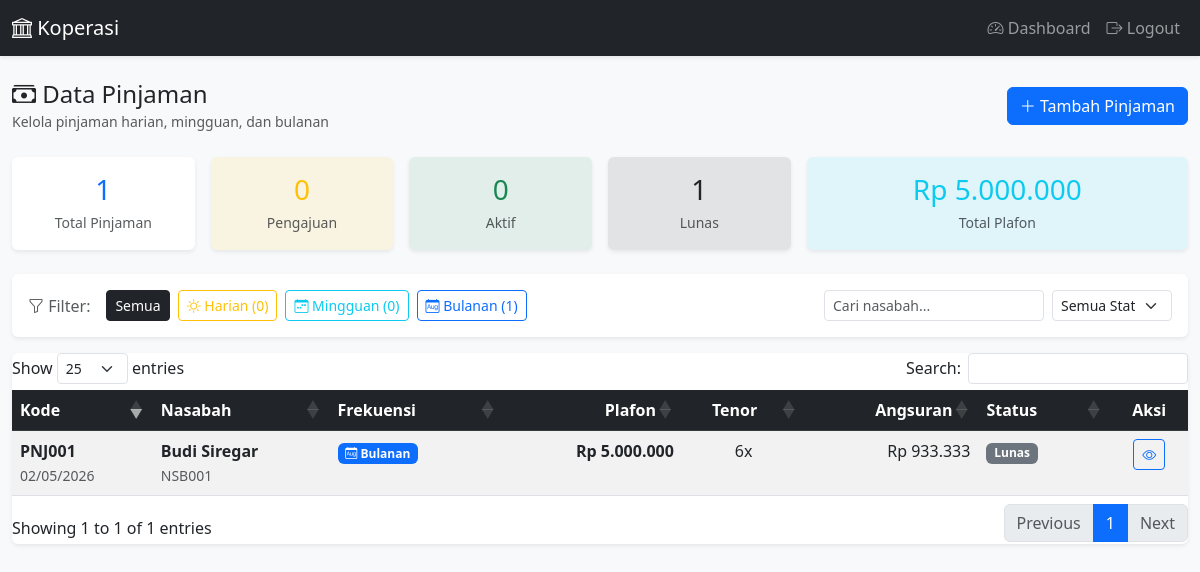
The page /pages/pinjaman/index_compact.php (signed in) on the database its author committed.
### tables this page shows
CREATE TABLE `ref_frekuensi_angsuran` (
  `id` int(11) NOT NULL AUTO_INCREMENT,
  `kode` varchar(20) NOT NULL,
  `nama` varchar(50) NOT NULL,
  `hari_per_periode` int(11) NOT NULL COMMENT 'Jumlah hari dalam satu periode',
  `tenor_default` int(11) NOT NULL COMMENT 'Tenor default untuk frekuensi ini',
  `tenor_min` int(11) NOT NULL COMMENT 'Tenor minimum',
  `tenor_max` int(11) NOT NULL COMMENT 'Tenor maximum',
  `urutan_tampil` int(11) DEFAULT 0,
  `status` enum('aktif','nonaktif') DEFAULT 'aktif',
  `created_at` timestamp NOT NULL DEFAULT current_timestamp(),
  `updated_at` timestamp NOT NULL DEFAULT current_timestamp() ON UPDATE current_timestamp(),
  PRIMARY KEY (`id`),
  UNIQUE KEY `kode` (`kode`),
  KEY `idx_status` (`status`),
  KEY `idx_urutan` (`urutan_tampil`)
);

CREATE TABLE `pinjaman` (
  `id` int(11) NOT NULL AUTO_INCREMENT,
  `cabang_id` int(11) DEFAULT 1,
  `frekuensi_id` int(11) DEFAULT NULL,
  `produk_pinjaman_id` int(11) DEFAULT NULL,
  `kode_pinjaman` varchar(20) NOT NULL,
  `nasabah_id` int(11) NOT NULL,
  `plafon` decimal(12,2) NOT NULL,
  `tenor` int(11) NOT NULL COMMENT 'Tenor: harian (max 100), mingguan (max 52), bulanan (max 12)',
  `bunga_per_bulan` decimal(5,2) NOT NULL,
  `total_bunga` decimal(12,2) NOT NULL,
  `total_pembayaran` decimal(12,2) NOT NULL,
  `angsuran_pokok` decimal(12,2) NOT NULL,
  `angsuran_bunga` decimal(12,2) NOT NULL,
  `angsuran_total` decimal(12,2) NOT NULL,
  `tanggal_akad` date NOT NULL,
  `tanggal_jatuh_tempo` date NOT NULL,
  `tujuan_pinjaman` text DEFAULT NULL,
  `jaminan` text DEFAULT NULL,
  `jaminan_tipe` enum('tanpa','bpkb','shm','ajb','tabungan') DEFAULT 'tanpa',
  `jaminan_nilai` decimal(12,0) DEFAULT NULL,
  `jaminan_dokumen` varchar(255) DEFAULT NULL,
  `jaminan_status` enum('aktif','dilepas','terjual','hilang') DEFAULT 'aktif',
  `status` enum('pengajuan','disetujui','aktif','lunas','ditolak','macet') NOT NULL DEFAULT 'pengajuan',
  `pinjaman_induk_id` int(11) DEFAULT NULL COMMENT 'ID pinjaman lama (jika ini adalah restrukturisasi/refinancing)',
  `is_restrukturisasi` tinyint(1) NOT NULL DEFAULT 0,
  `sisa_pokok_berjalan` decimal(12,2) DEFAULT NULL COMMENT 'Sisa pokok real-time (diupdate saat bayar)',
  `total_denda_terhutang` decimal(12,2) NOT NULL DEFAULT 0.00,
  `tanggal_lunas_awal` date DEFAULT NULL COMMENT 'Target lunas original sebelum reschedule',
  `approved_by` int(11) DEFAULT NULL COMMENT 'User yang menyetujui pinjaman',
  `approved_at` datetime DEFAULT NULL,
  `rejected_by` int(11) DEFAULT NULL,
  `rejected_at` datetime DEFAULT NULL,
  `rejection_reason` text DEFAULT NULL,
  `override_pinjaman_aktif` tinyint(1) NOT NULL DEFAULT 0 COMMENT 'Jika 1: bos/manager override larangan pinjaman ganda',
  `override_oleh` int(11) DEFAULT NULL,
  `override_alasan` text DEFAULT NULL,
  `tanggal_lunas` date DEFAULT NULL,
  `auto_confirmed` tinyint(1) DEFAULT 0,
  `auto_confirmed_at` timestamp NULL DEFAULT NULL,
  `auto_confirmed_by` int(11) DEFAULT NULL,
  `petugas_id` int(11) NOT NULL,
  `created_at` timestamp NOT NULL DEFAULT current_timestamp(),
  `updated_at` timestamp NOT NULL DEFAULT current_timestamp() ON UPDATE current_timestamp(),
  `kolektibilitas` tinyint(1) DEFAULT 1 COMMENT '1=Lancar,2=DPK,3=KurangLancar,4=Diragukan,5=Macet',
  `hari_tunggakan` int(11) DEFAULT 0,
  PRIMARY KEY (`id`),
  UNIQUE KEY `kode_pinjaman` (`kode_pinjaman`),
  KEY `petugas_id` (`petugas_id`),
  KEY `idx_pinjaman_nasabah` (`nasabah_id`),
  KEY `idx_pinjaman_cabang_status` (`status`),
  KEY `idx_pinjaman_nasabah_status` (`nasabah_id`,`status`),
  KEY `auto_confirmed_by` (`auto_confirmed_by`),
  KEY `idx_pinjaman_frekuensi_status` (`status`),
  KEY `idx_pinjaman_status` (`status`),
  KEY `idx_pinjaman_petugas` (`petugas_id`),
  KEY `idx_pinjaman_tanggal_jatuh_tempo` (`tanggal_jatuh_tempo`),
  KEY `idx_pinjaman_status_jatuh_tempo` (`status`,`tanggal_jatuh_tempo`),
  KEY `fk_pinjaman_produk` (`produk_pinjaman_id`),
  KEY `fk_pinjaman_frekuensi` (`frekuensi_id`),
  CONSTRAINT `fk_pinjaman_frekuensi` FOREIGN KEY (`frekuensi_id`) REFERENCES `ref_frekuensi_angsuran` (`id`) ON DELETE NO ACTION ON UPDATE CASCADE,
  CONSTRAINT `fk_pinjaman_nasabah` FOREIGN KEY (`nasabah_id`) REFERENCES `nasabah` (`id`) ON DELETE NO ACTION ON UPDATE CASCADE,
  CONSTRAINT `fk_pinjaman_produk` FOREIGN KEY (`produk_pinjaman_id`) REFERENCES `ref_produk_pinjaman` (`id`) ON DELETE NO ACTION ON UPDATE CASCADE,
  CONSTRAINT `pinjaman_ibfk_2` FOREIGN KEY (`nasabah_id`) REFERENCES `nasabah` (`id`),
  CONSTRAINT `pinjaman_ibfk_3` FOREIGN KEY (`petugas_id`) REFERENCES `users` (`id`),
  CONSTRAINT `pinjaman_ibfk_4` FOREIGN KEY (`auto_confirmed_by`) REFERENCES `users` (`id`) ON DELETE SET NULL
);

CREATE TABLE `nasabah` (
  `id` int(11) NOT NULL AUTO_INCREMENT,
  `cabang_id` int(11) DEFAULT 1,
  `owner_bos_id` int(10) unsigned DEFAULT NULL COMMENT 'Bos pemilik data nasabah ini',
  `kode_nasabah` varchar(20) NOT NULL,
  `nama` varchar(100) NOT NULL,
  `nama_ayah` varchar(100) DEFAULT NULL,
  `nama_ibu` varchar(100) DEFAULT NULL,
  `alamat` text DEFAULT NULL,
  `alamat_rumah` text DEFAULT NULL,
  `province_id` int(10) unsigned DEFAULT NULL,
  `regency_id` int(10) unsigned DEFAULT NULL,
  `district_id` int(10) unsigned DEFAULT NULL,
  `village_id` int(10) unsigned DEFAULT NULL,
  `hubungan_keluarga` text DEFAULT NULL,
  `ktp` varchar(16) NOT NULL,
  `telp` varchar(15) NOT NULL,
  `email` varchar(100) DEFAULT NULL,
  `jenis_usaha` varchar(50) DEFAULT NULL,
  `lokasi_pasar` varchar(100) DEFAULT NULL,
  `foto_ktp` varchar(255) DEFAULT NULL,
  `foto_selfie` varchar(255) DEFAULT NULL,
  `referensi_nasabah_id` int(11) DEFAULT NULL,
  `db_orang_user_id` int(11) DEFAULT NULL,
  `db_orang_address_id` int(11) DEFAULT NULL,
  `status` enum('aktif','nonaktif','blacklist') NOT NULL DEFAULT 'aktif',
  `blacklist_reason` text DEFAULT NULL,
  `skor_risiko_keluarga` int(11) DEFAULT 0,
  `catatan_risiko` text DEFAULT NULL,
  `skor_kredit` int(11) NOT NULL DEFAULT 100 COMMENT 'Skor kredit internal 0-100. Turun jika telat, naik jika tepat waktu',
  `platform_blacklist` tinyint(1) NOT NULL DEFAULT 0 COMMENT 'Blacklist platform-wide oleh appOwner (lintas koperasi)',
  `total_pinjaman_aktif` int(11) NOT NULL DEFAULT 0 COMMENT 'Cache: jumlah pinjaman aktif (di koperasi ini)',
  `created_at` timestamp NOT NULL DEFAULT current_timestamp(),
  `updated_at` timestamp NOT NULL DEFAULT current_timestamp() ON UPDATE current_timestamp(),
  `tanggal_meninggal` date DEFAULT NULL COMMENT 'Jika nasabah meninggal dunia',
  `penjamin_id` int(11) DEFAULT NULL COMMENT 'ID ahli waris yang menjadi penjamin pinjaman',
  PRIMARY KEY (`id`),
  UNIQUE KEY `kode_nasabah` (`kode_nasabah`),
  UNIQUE KEY `idx_nasabah_email` (`email`),
  UNIQUE KEY `uk_nasabah_ktp_koperasi` (`ktp`,`owner_bos_id`),
  KEY `idx_nasabah_ktp` (`ktp`),
  KEY `idx_referensi_nasabah` (`referensi_nasabah_id`),
  KEY `idx_nasabah_cabang_status` (`status`),
  KEY `idx_province_id` (`province_id`),
  KEY `idx_regency_id` (`regency_id`),
  KEY `idx_district_id` (`district_id`),
  KEY `idx_village_id` (`village_id`),
  KEY `idx_db_orang_user` (`db_orang_user_id`),
  KEY `idx_db_orang_address` (`db_orang_address_id`),
  KEY `idx_nasabah_cabang` (`cabang_id`),
  KEY `idx_nasabah_owner_bos` (`owner_bos_id`),
  KEY `idx_nasabah_status` (`status`),
  KEY `idx_nasabah_platform_blacklist` (`platform_blacklist`),
  CONSTRAINT `fk_nasabah_cabang` FOREIGN KEY (`cabang_id`) REFERENCES `cabang` (`id`) ON DELETE SET NULL ON UPDATE CASCADE,
  CONSTRAINT `fk_nasabah_db_orang_address` FOREIGN KEY (`db_orang_address_id`) REFERENCES `db_orang`.`addresses` (`id`) ON DELETE SET NULL ON UPDATE CASCADE,
  CONSTRAINT `fk_nasabah_db_orang_user` FOREIGN KEY (`db_orang_user_id`) REFERENCES `db_orang`.`people` (`id`) ON DELETE SET NULL ON UPDATE CASCADE,
  CONSTRAINT `fk_nasabah_referensi` FOREIGN KEY (`referensi_nasabah_id`) REFERENCES `nasabah` (`id`) ON DELETE SET NULL ON UPDATE CASCADE
);

### pages/pinjaman/index_compact.php (the view, shortened to what the rows shown need)
<?php
require_once BASE_PATH . '/includes/functions.php';
$search = $_GET['search'] ?? '';
$frekuensi_filter = $_GET['frekuensi'] ?? '';
$where = ["1=1"];
$params = [];
$where_clause = "WHERE " . implode(" AND ", $where);
$pinjaman = query("
    SELECT p.*, n.nama, n.telp, n.kode_nasabah, n.alamat
    FROM pinjaman p
    JOIN nasabah n ON p.nasabah_id = n.id
    $where_clause
    ORDER BY p.created_at DESC
", $params);
$stats_result = query("
    SELECT
        COUNT(*) as total,
        SUM(CASE WHEN status = 'pengajuan' THEN 1 ELSE 0 END) as pengajuan,
        SUM(CASE WHEN status = 'disetujui' THEN 1 ELSE 0 END) as disetujui,
        SUM(CASE WHEN status = 'aktif' THEN 1 ELSE 0 END) as aktif,
        SUM(CASE WHEN status = 'lunas' THEN 1 ELSE 0 END) as lunas,
        SUM(CASE WHEN frekuensi_id = 1 THEN 1 ELSE 0 END) as count_harian,
        SUM(CASE WHEN frekuensi_id = 2 THEN 1 ELSE 0 END) as count_mingguan,
        SUM(CASE WHEN frekuensi_id = 3 THEN 1 ELSE 0 END) as count_bulanan,
        SUM(plafon) as total_plafon
    FROM pinjaman
");
$stats = is_array($stats_result) && isset($stats_result[0]) ? $stats_result[0] : [
    'total' => 0, 'pengajuan' => 0, 'disetujui' => 0, 'aktif' => 0, 'lunas' => 0,
    'count_harian' => 0, 'count_mingguan' => 0, 'count_bulanan' => 0, 'total_plafon' => 0
];
function getFrekuensiBadge($frek_id) {
    $frek = $frek_id ?? 3;
    $label = getFrequencyLabel($frek);
    $code = getFrequencyCode($frek);
    $icon = 'calendar-month';
    $class = 'primary';
    return "<span class=\"badge bg-{$class}\"><i class=\"bi bi-{$icon}\"></i> {$label}</span>";
}
function getStatusBadge($status) {
    $badges = [
        'pengajuan' => '<span class="badge bg-secondary">Pengajuan</span>',
        'disetujui' => '<span class="badge bg-success">Disetujui</span>',
        'aktif' => '<span class="badge bg-primary">Aktif</span>',
        'lunas' => '<span class="badge bg-dark">Lunas</span>',
        'ditolak' => '<span class="badge bg-danger">Ditolak</span>'
    ];
    return $badges[$status] ?? '<span class="badge bg-secondary">' . ucfirst($status) . '</span>';
}
?>
<!DOCTYPE html>
<html lang="id">
<head>
    <link href="https://cdn.jsdelivr.net/npm/bootstrap@5.3.0/dist/css/bootstrap.min.css" rel="stylesheet">
    <link href="https://cdn.jsdelivr.net/npm/bootstrap-icons@1.10.0/font/bootstrap-icons.css" rel="stylesheet">
    <link rel="stylesheet" href="https://cdn.datatables.net/1.13.6/css/dataTables.bootstrap5.min.css">
    <link rel="stylesheet" href="https://cdn.jsdelivr.net/npm/select2@4.1.0-rc.0/dist/css/select2.min.css">
    <link rel="stylesheet" href="https://cdn.jsdelivr.net/npm/select2-bootstrap-5-theme@1.3.0/dist/select2-bootstrap-5-theme.min.css">
    <link rel="stylesheet" href="https://cdn.jsdelivr.net/npm/flatpickr@4.6.13/dist/flatpickr.min.css">
</head>
<body class="bg-light">
    <div class="container-fluid py-4">
        <div class="card border-0 shadow-sm mb-3">
            <div class="card-body py-3">
                <div class="d-flex flex-wrap gap-2 align-items-center frekuensi-filter">
                    <span class="me-2 text-muted"><i class="bi bi-funnel"></i> Filter:</span>
                    <a href="?" class="btn btn-sm <?= !$frekuensi_filter ? 'btn-dark' : 'btn-outline-secondary' ?>">Semua</a>
                    <?php
                    $active_frequencies = getActiveFrequencies();
                    if ($active_frequencies && is_array($active_frequencies)):
                        foreach ($active_frequencies as $freq):
                            $freq_code = $freq['kode'];
                            $freq_id = $freq['id'];
                            $count_key = '';
                            if ($freq_code == 'HARIAN') $count_key = 'count_harian';
                            elseif ($freq_code == 'MINGGUAN') $count_key = 'count_mingguan';
                            else $count_key = 'count_bulanan';
                            $is_active = ($frekuensi_filter == $freq_id || $frekuensi_filter == strtolower($freq_code));
                            $btn_class = '';
                            if ($freq_code == 'HARIAN') $btn_class = $is_active ? 'btn-warning' : 'btn-outline-warning';
                            elseif ($freq_code == 'MINGGUAN') $btn_class = $is_active ? 'btn-info' : 'btn-outline-info';
                            else $btn_class = $is_active ? 'btn-primary' : 'btn-outline-primary';
                    ?>
                    <a href="?frekuensi=<?= $freq_id ?>" class="btn btn-sm <?= $btn_class ?>">
                        <i class="bi bi-<?= $freq_code == 'HARIAN' ? 'sun' : ($freq_code == 'MINGGUAN' ? 'calendar-week' : 'calendar-month') ?>"></i>
                        <?= $freq['nama'] ?> (<?= $stats[$count_key] ?? 0 ?>)
                    </a>
                    <?php endforeach; endif; ?>
                    <div class="ms-auto d-flex gap-2">
                        <input type="text" id="searchInput" class="form-control form-control-sm" placeholder="Cari nasabah..." value="<?= htmlspecialchars($search) ?>">
                        <select id="statusFilter" class="form-select form-select-sm" style="width: 120px;">
                        </select>
                    </div>
                </div>
            </div>
        </div>
        <div class="card border-0 shadow-sm">
            <div class="card-body p-0">
                <div class="table-responsive">
                    <table id="tablePinjaman" class="table table-hover table-striped mb-0">
                        <thead class="table-dark">
                            <tr>
                                <th>Kode</th>
                                <th>Nasabah</th>
                                <th>Frekuensi</th>
                                <th class="text-end">Plafon</th>
                                <th class="text-center">Tenor</th>
                                <th class="text-end">Angsuran</th>
                                <th>Status</th>
                                <th class="text-center">Aksi</th>
                            </tr>
                        </thead>
                        <tbody>
                            <?php foreach ($pinjaman as $p): ?>
                            <tr>
                                <td>
                                    <strong><?= htmlspecialchars($p['kode_pinjaman'] ?? '-') ?></strong>
                                    <br><small class="text-muted"><?= date('d/m/Y', strtotime($p['tanggal_akad'] ?? 'now')) ?></small>
                                </td>
                                <td>
                                    <strong><?= htmlspecialchars($p['nama'] ?? '-') ?></strong>
                                    <br><small class="text-muted"><?= htmlspecialchars($p['kode_nasabah'] ?? '-') ?></small>
                                </td>
                                <td><?= getFrekuensiBadge($p['frekuensi_id']) ?></td>
                                <td class="text-end fw-bold"><?= formatRupiah($p['plafon']) ?></td>
                                <td class="text-center"><?= $p['tenor'] ?>x</td>
                                <td class="text-end"><?= formatRupiah($p['angsuran_total']) ?></td>
                                <td><?= getStatusBadge($p['status']) ?></td>
                                <td class="text-center">
                                    <div class="btn-group btn-group-sm">
                                        <a href="detail.php?id=<?= $p['id'] ?>" class="btn btn-outline-primary" title="Detail">
                                            <i class="bi bi-eye"></i>
                                        </a>
                                    </div>
                                </td>
                            </tr>
                            <?php endforeach; ?>
                        </tbody>
                    </table>
                </div>
            </div>
        </div>
    </div>
</body>
</html>

### rows shown on the page
ref_frekuensi_angsuran: nama "Harian", count_key "0"
ref_frekuensi_angsuran: nama "Mingguan", count_key "0"
ref_frekuensi_angsuran: nama "Bulanan", count_key "1"
pinjaman: kode_pinjaman "PNJ001", tanggal_akad "02/05/2026", nasabah.nama "Budi Siregar", nasabah.kode_nasabah "NSB001", frekuensi.nama "Bulanan", plafon "Rp 5.000.000", tenor "6", angsuran_total "Rp 933.333", status "Lunas"

### other values the page prints
APP_NAME "Koperasi"
$stats['total'] "1"
$stats['pengajuan'] "0"
$stats['lunas'] "1"
formatRupiah($stats['total_plafon']) "Rp 5.000.000"
